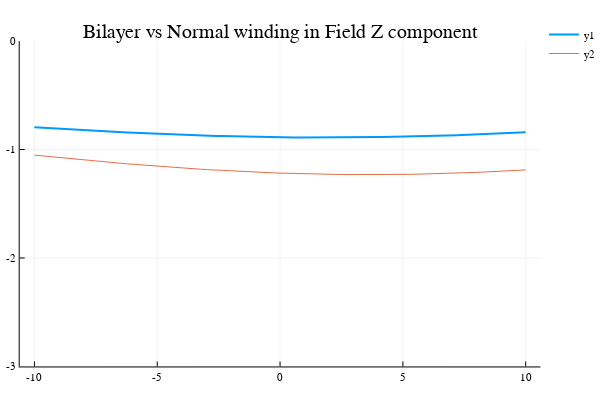

Write notebook code for a chart like this one.
### Code cell
z = collect(-10:0.2:10)
plot(z,bnorm1,linewidth=2,ylim=(-3,0),title="Bilayer vs Normal winding in Field Z component")
plot!(z,bnorm2)

### Figure 1 — Plotly figure (JSON) as saved in the notebook; plotly's stock layout.template omitted (floating-point values rounded to 4 significant figures)
{"data": [{"colorbar": {"title": ""}, "hoverinfo": "text", "legendgroup": "y1", "line": {"color": "rgba(0, 154, 250, 1.000)", "dash": "solid", "shape": "linear", "width": 2}, "mode": "lines", "name": "y1", "showlegend": true, "text": [null, null, null, null, null, null, null, null, null, null, null, null, null, null, null, null, null, null, null, null, null, null, null, null, null, null, null, null, null, null, null, null, null, null, null, null, null, null, null, null, null, null, null, null, null, null, null, null, null, null, null, null, null, null, null, null, null, null, null, null, null, null, null, null, null, null, null, null, null, null, null, null, null, null, null, null, null, null, null, null, null, null, null, null, null, null, null, null, null, null, null, null, null, null, null, null, null, null, null, null, null], "type": "scatter", "x": [-10, -9.8, -9.6, -9.4, -9.2, -9, -8.8, -8.6, -8.4, -8.2, -8, -7.8, -7.6, -7.4, -7.2, -7, -6.8, -6.6, -6.4, -6.2, -6, -5.8, -5.6, -5.4, -5.2, -5, -4.8, -4.6, -4.4, -4.2, -4, -3.8, -3.6, -3.4, -3.2, -3, -2.8, -2.6, -2.4, -2.2, -2, -1.8, -1.6, -1.4, -1.2, -1, -0.8, -0.6, -0.4, -0.2, 0, 0.2, 0.4, 0.6, 0.8, 1, 1.2, 1.4, 1.6, 1.8, 2, 2.2, 2.4, 2.6, 2.8, 3, 3.2, 3.4, 3.6, 3.8, 4, 4.2, 4.4, 4.6, 4.8, 5, 5.2, 5.4, 5.6, 5.8, 6, 6.2, 6.4, 6.6, 6.8, 7, 7.2, 7.4, 7.6, 7.8, 8, 8.2, 8.4, 8.6, 8.8, 9, 9.2, 9.4, 9.6, 9.8, 10], "xaxis": "x1", "y": [-0.7949, -0.7978, -0.8007, -0.8035, -0.8063, -0.8091, -0.8118, -0.8145, -0.8172, -0.8198, -0.8224, -0.8249, -0.8274, -0.8299, -0.8323, -0.8347, -0.837, -0.8393, -0.8416, -0.8438, -0.846, -0.8481, -0.8502, -0.8522, -0.8542, -0.8561, -0.858, -0.8598, -0.8616, -0.8633, -0.865, -0.8666, -0.8682, -0.8697, -0.8711, -0.8725, -0.8739, -0.8752, -0.8764, -0.8776, -0.8788, -0.8798, -0.8809, -0.8818, -0.8827, -0.8836, -0.8844, -0.8851, -0.8858, -0.8864, -0.887, -0.8875, -0.8879, -0.8883, -0.8886, -0.8888, -0.889, -0.8892, -0.8893, -0.8893, -0.8892, -0.8891, -0.889, -0.8888, -0.8885, -0.8881, -0.8877, -0.8873, -0.8868, -0.8862, -0.8855, -0.8848, -0.8841, -0.8833, -0.8824, -0.8815, -0.8805, -0.8795, -0.8784, -0.8772, -0.876, -0.8747, -0.8734, -0.872, -0.8706, -0.8691, -0.8676, -0.866, -0.8643, -0.8626, -0.8609, -0.8591, -0.8573, -0.8554, -0.8534, -0.8514, -0.8494, -0.8473, -0.8452, -0.843, -0.8408], "yaxis": "y1", "zmax": 0.1, "zmin": -0.1}, {"colorbar": {"title": ""}, "hoverinfo": "text", "legendgroup": "y2", "line": {"color": "rgba(227, 111, 71, 1.000)", "dash": "solid", "shape": "linear", "width": 1}, "mode": "lines", "name": "y2", "showlegend": true, "text": [null, null, null, null, null, null, null, null, null, null, null, null, null, null, null, null, null, null, null, null, null, null, null, null, null, null, null, null, null, null, null, null, null, null, null, null, null, null, null, null, null, null, null, null, null, null, null, null, null, null, null, null, null, null, null, null, null, null, null, null, null, null, null, null, null, null, null, null, null, null, null, null, null, null, null, null, null, null, null, null, null, null, null, null, null, null, null, null, null, null, null, null, null, null, null, null, null, null, null, null, null], "type": "scatter", "x": [-10, -9.8, -9.6, -9.4, -9.2, -9, -8.8, -8.6, -8.4, -8.2, -8, -7.8, -7.6, -7.4, -7.2, -7, -6.8, -6.6, -6.4, -6.2, -6, -5.8, -5.6, -5.4, -5.2, -5, -4.8, -4.6, -4.4, -4.2, -4, -3.8, -3.6, -3.4, -3.2, -3, -2.8, -2.6, -2.4, -2.2, -2, -1.8, -1.6, -1.4, -1.2, -1, -0.8, -0.6, -0.4, -0.2, 0, 0.2, 0.4, 0.6, 0.8, 1, 1.2, 1.4, 1.6, 1.8, 2, 2.2, 2.4, 2.6, 2.8, 3, 3.2, 3.4, 3.6, 3.8, 4, 4.2, 4.4, 4.6, 4.8, 5, 5.2, 5.4, 5.6, 5.8, 6, 6.2, 6.4, 6.6, 6.8, 7, 7.2, 7.4, 7.6, 7.8, 8, 8.2, 8.4, 8.6, 8.8, 9, 9.2, 9.4, 9.6, 9.8, 10], "xaxis": "x1", "y": [-1.052, -1.056, -1.061, -1.066, -1.07, -1.075, -1.079, -1.083, -1.088, -1.092, -1.096, -1.1, -1.105, -1.109, -1.113, -1.117, -1.121, -1.125, -1.129, -1.132, -1.136, -1.14, -1.143, -1.147, -1.151, -1.154, -1.157, -1.161, -1.164, -1.167, -1.17, -1.173, -1.176, -1.179, -1.182, -1.185, -1.188, -1.19, -1.193, -1.195, -1.198, -1.2, -1.202, -1.205, -1.207, -1.209, -1.211, -1.213, -1.214, -1.216, -1.218, -1.219, -1.221, -1.222, -1.223, -1.224, -1.226, -1.227, -1.227, -1.228, -1.229, -1.23, -1.23, -1.231, -1.231, -1.232, -1.232, -1.232, -1.232, -1.232, -1.232, -1.232, -1.231, -1.231, -1.23, -1.23, -1.229, -1.228, -1.228, -1.227, -1.226, -1.225, -1.223, -1.222, -1.221, -1.219, -1.218, -1.216, -1.214, -1.213, -1.211, -1.209, -1.207, -1.205, -1.203, -1.2, -1.198, -1.196, -1.193, -1.191, -1.188], "yaxis": "y1", "zmax": 0.1, "zmin": -0.1}], "layout": {"annotations": [{"font": {"color": "rgba(0, 0, 0, 1.000)", "family": "sans-serif", "size": 20}, "rotation": 0, "showarrow": false, "text": "Bilayer vs Normal winding in Field Z component", "x": 0.5148, "xanchor": "center", "xref": "paper", "y": 1, "yanchor": "top", "yref": "paper"}], "height": 400, "legend": {"bgcolor": "rgba(255, 255, 255, 1.000)", "bordercolor": "rgba(0, 0, 0, 1.000)", "font": {"color": "rgba(0, 0, 0, 1.000)", "family": "sans-serif", "size": 11}, "tracegroupgap": 0, "x": 1, "y": 1}, "margin": {"b": 20, "l": 0, "r": 0, "t": 20}, "paper_bgcolor": "rgba(255, 255, 255, 1.000)", "plot_bgcolor": "rgba(255, 255, 255, 1.000)", "showlegend": true, "width": 600, "xaxis": {"anchor": "y1", "domain": [0.03619, 0.9934], "gridcolor": "rgba(0, 0, 0, 0.100)", "gridwidth": 0.5, "linecolor": "rgba(0, 0, 0, 1.000)", "mirror": false, "range": [-10.6, 10.6], "showgrid": true, "showline": true, "showticklabels": true, "tickangle": 0, "tickcolor": "rgb(0, 0, 0)", "tickfont": {"color": "rgba(0, 0, 0, 1.000)", "family": "sans-serif", "size": 11}, "tickmode": "array", "ticks": "inside", "ticktext": ["-10", "-5", "0", "5", "10"], "tickvals": [-10, -5, 0, 5, 10], "title": "", "titlefont": {"color": "rgba(0, 0, 0, 1.000)", "family": "sans-serif", "size": 15}, "type": "-", "visible": true, "zeroline": false, "zerolinecolor": "rgba(0, 0, 0, 1.000)"}, "yaxis": {"anchor": "x1", "domain": [0.03762, 0.9415], "gridcolor": "rgba(0, 0, 0, 0.100)", "gridwidth": 0.5, "linecolor": "rgba(0, 0, 0, 1.000)", "mirror": false, "range": [-3, 0], "showgrid": true, "showline": true, "showticklabels": true, "tickangle": 0, "tickcolor": "rgb(0, 0, 0)", "tickfont": {"color": "rgba(0, 0, 0, 1.000)", "family": "sans-serif", "size": 11}, "tickmode": "array", "ticks": "inside", "ticktext": ["-3", "-2", "-1", "0"], "tickvals": [-3, -2, -1, 0], "title": "", "titlefont": {"color": "rgba(0, 0, 0, 1.000)", "family": "sans-serif", "size": 15}, "type": "-", "visible": true, "zeroline": false, "zerolinecolor": "rgba(0, 0, 0, 1.000)"}}}
